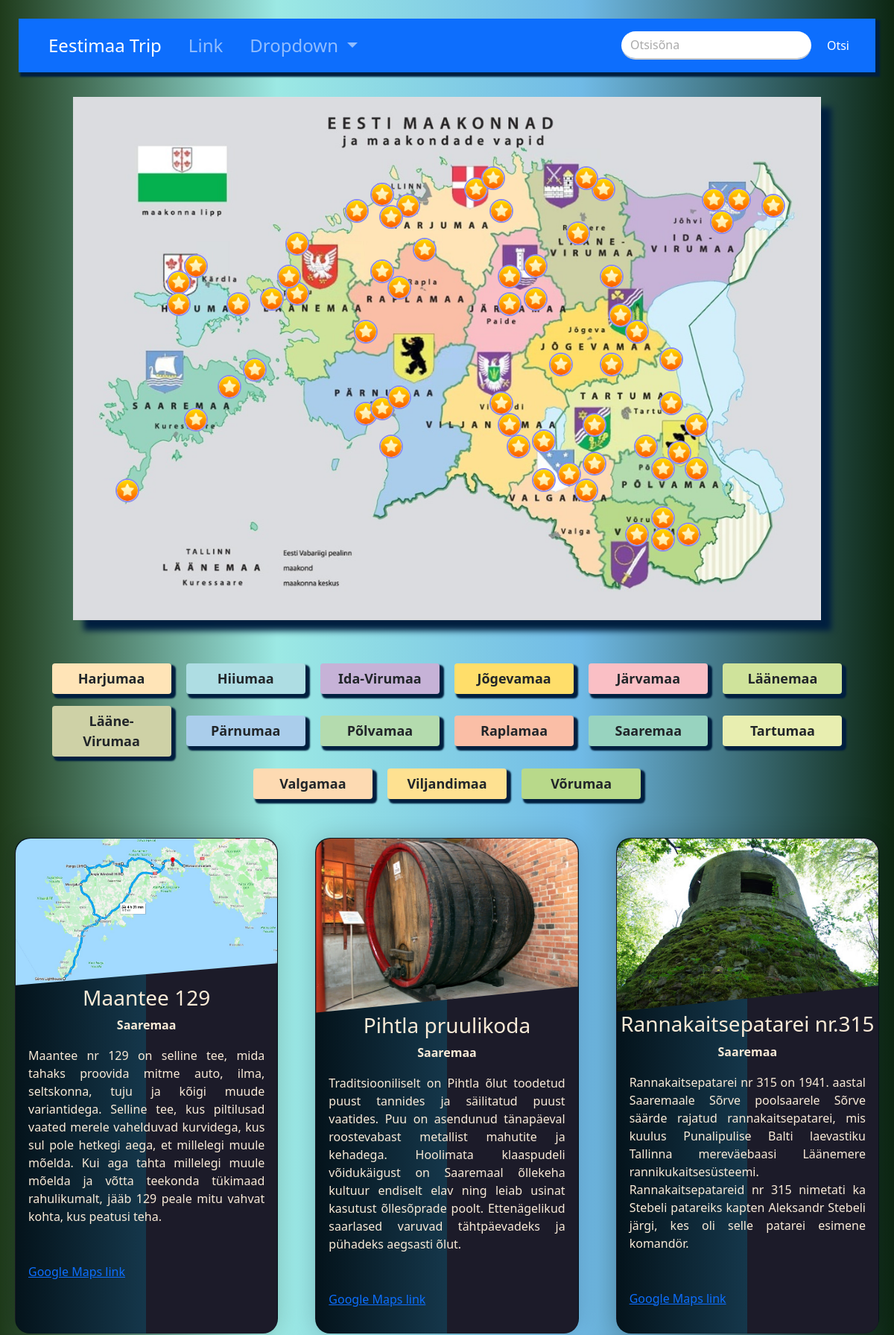
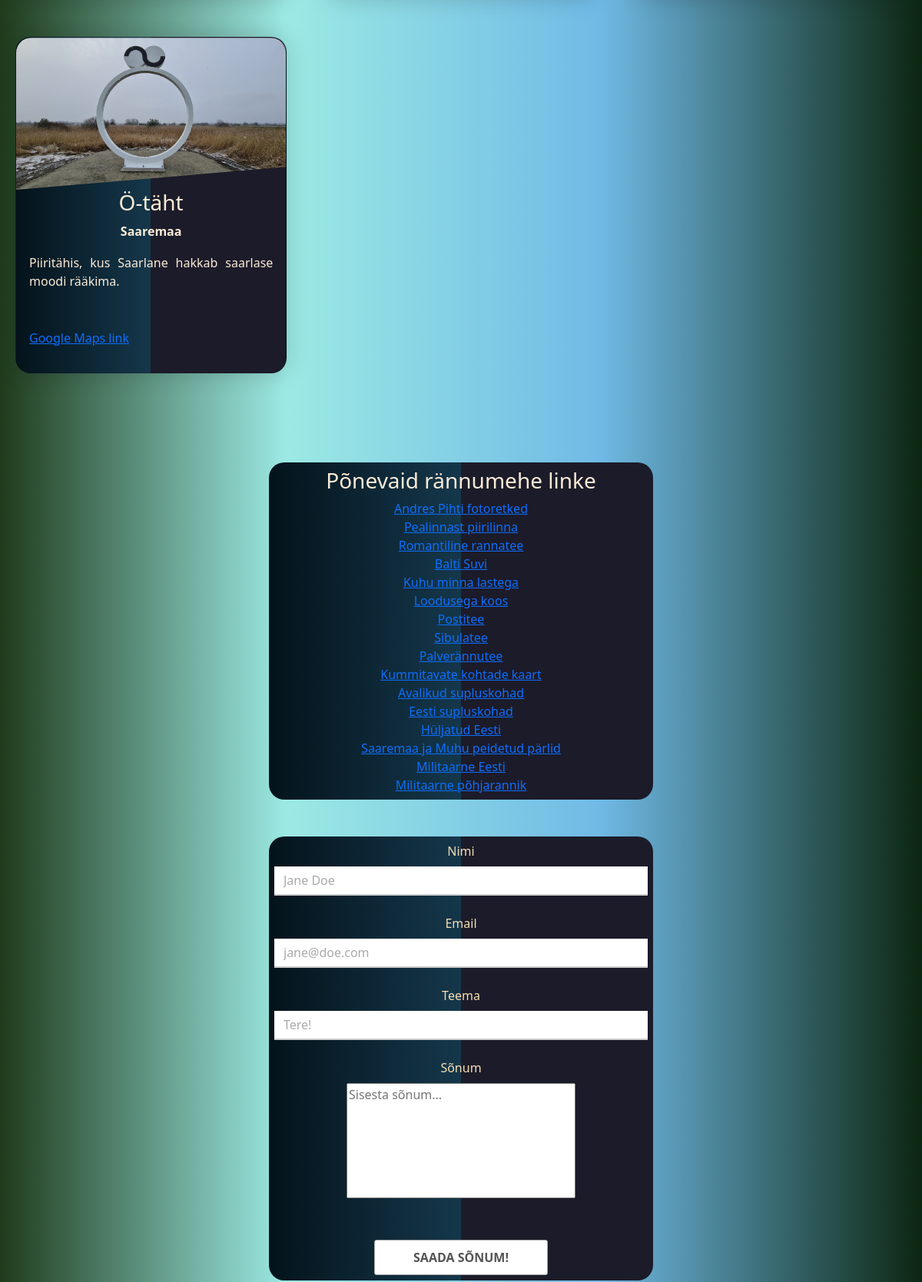
/saa.php (upper part), run on the app's committed database (2 pictures, top to bottom).
### tables this page shows
CREATE TABLE `siht` (
  `id` int(11) NOT NULL,
  `tunnus` varchar(7) NOT NULL,
  `nimi` varchar(50) NOT NULL,
  `maakond` varchar(20) NOT NULL,
  `info` varchar(3000) NOT NULL,
  `asukoht` varchar(50) NOT NULL,
  `iframe` varchar(1000) NOT NULL
);

### saa.php (the view, shortened to what this page needs)
<?php
    $message_sent = false;
?>
<!DOCTYPE html>
<html lang="en">
<head>
    <link rel="stylesheet" href="css/bootstrap.min.css">
    <link rel="stylesheet" href="style/style.css">
</head>
<body>
    <nav class="navbar navbar-expand-lg navbar-dark bg-primary">
        <div class="container-fluid">
          <div class="collapse navbar-collapse" id="navbarSupportedContent">
            <ul class="navbar-nav me-auto mb-2 mb-lg-0">
              <li class="nav-item">
                <a class="nav-link active" aria-current="page" href="#">Eestimaa Trip</a>
              </li>
              <li class="nav-item">
                <a class="nav-link" href="#">Link</a>
              </li>
              <li class="nav-item dropdown">
                <a class="nav-link dropdown-toggle" href="#" id="navbarDropdown" role="button" data-bs-toggle="dropdown" aria-expanded="false">
                  Dropdown
                </a>
              </li>
            </ul>
            <form class="d-flex">
              <input class="form-control me-2 rounded-pill" type="search" placeholder="Otsisõna" aria-label="Search">
              <button class="btn btn-primary" type="submit">Otsi</button>
            </form>
          </div>
        </div>
    </nav>
<div id="body">
        <?php include 'map.php';?>
        <div id="maakonnad">
            <button type="button" class="btn" onclick="window.location.href='har.php#siht'" style="background-color: #ffe4b7;">Harjumaa</button>
            <button type="button" class="btn" onclick="window.location.href='hii.php#siht'" style="background-color: #aedde3;">Hiiumaa</button>
            <button type="button" class="btn" onclick="window.location.href='ivi.php#siht'" style="background-color: #c6b2d7;">Ida-Virumaa</button>
            <button type="button" class="btn" onclick="window.location.href='jog.php#siht'" style="background-color: #ffde6a;">Jõgevamaa</button>
            <button type="button" class="btn" onclick="window.location.href='jar.php#siht'" style="background-color: #fabfc5;">Järvamaa</button>
            <button type="button" class="btn" onclick="window.location.href='laa.php#siht'" style="background-color: #cfe39b;">Läänemaa</button>
            <button type="button" class="btn" onclick="window.location.href='lvi.php#siht'" style="background-color: #ced1a6;">Lääne-Virumaa</button>
            <button type="button" class="btn" onclick="window.location.href='par.php#siht'" style="background-color: #aacdeb;">Pärnumaa</button>
            <button type="button" class="btn" onclick="window.location.href='pol.php#siht'" style="background-color: #b4dbae;">Põlvamaa</button>
            <button type="button" class="btn" onclick="window.location.href='rap.php#siht'" style="background-color: #fabea6;">Raplamaa</button>
            <button type="button" class="btn" onclick="window.location.href='saa.php#siht'" style="background-color: #98d3bf;">Saaremaa</button>
            <button type="button" class="btn" onclick="window.location.href='tar.php#siht'" style="background-color: #e8eeb0;">Tartumaa</button>
            <button type="button" class="btn" onclick="window.location.href='val.php#siht'" style="background-color: #fddab2;">Valgamaa</button>
            <button type="button" class="btn" onclick="window.location.href='vil.php#siht'" style="background-color: #fee191;">Viljandimaa</button>
            <button type="button" class="btn" onclick="window.location.href='vor.php#siht'" style="background-color: #b8d98a;">Võrumaa</button>
        </div><br>
        <?php
        $servername = "localhost";
        $username = "root";
        $password = "";
        $dbname = "eesti_trip";
        $conn = mysqli_connect($servername, $username, $password, $dbname);
        $sql = "SELECT tunnus, nimi, maakond, info, asukoht, iframe FROM siht WHERE maakond='Saaremaa'";
        if ($result=mysqli_query($conn,$sql)) {
            if(mysqli_num_rows($result)>0){
                echo"<div class='cards'>";
                while($row=mysqli_fetch_array($result)){
                    echo"<div class='card'>";
                    echo"<div class='card_container'>";
                    echo"<img class='location' src='img/".$row['tunnus'].".jpg' alt=''>";
                    echo"</div>";
                    echo"<div class='details'>";
                    echo"<h3>".$row['nimi']."</h3>";
                    echo"<div class='mk'><b>".$row['maakond']."</b></div>";
                    echo"<p>".$row['info']."</p>";
                    echo"<p><a target='_blank' href=".$row['asukoht'].">Google Maps link</a></p>";
                    echo"</div>";
                    echo"</div>";
                }
                echo"</div class='cards'>";
                } else {
                    echo"Kirjeid ei leitud!";
                }
        } else {
            echo "Viga: " . $sql . "<br>" . mysqli_error($conn);
        }
        ?>
        </div><br><br>
    </div><br><br>
    <?php include 'links.php';?>
    <?php
    if($message_sent):
    ?>
      <h3>Tänud, me võtame teiega ühendust!</h3>
    <?php
    else:
    ?>
    <div class="form-container">
      <form action="index.php" method="POST" class="form">
        <div class="form-group">
          <label for="name" class="form-label">Nimi</label>
          <input type="text" class="form-control" id="name" name="name" placeholder="Jane Doe" tabindex="1" required>
        </div>
        <div class="form-group">
          <label for="email" class="form-label">Email</label>
          <input type="email" class="form-control" id="email" name="email" placeholder="jane@doe.com" tabindex="2" required>
        </div>
        <div class="form-group">
          <label for="subject" class="form-label">Teema</label>
          <input type="text" class="form-control" id="subject" name="subject" placeholder="Tere!" tabindex="3" required>
        </div>
        <div class="form-group">
          <label for="message" class="form-label">Sõnum</label>
          <textarea name="message" id="message" cols="30" rows="6" placeholder="Sisesta sõnum..." tabindex="4"></textarea>
        </div><br>
        <div>
          <button type="submit" class="btn btn-secondary formbutton">Saada sõnum!</button>
        </div>
      </form>
    </div><br>
    <?php
    endif;
    ?>
</body>
</html>

### style/style.css (style rules this page uses)
:root { --boxshadow: #001f3f; --font-color: #555; --font-color-color: orange; }
body { background-color: #b3c6ce; background: linear-gradient(90deg, rgb(31, 59, 27) 0%, rgba(156,233,228,1) 31%, rgba(112,186,230,1) 65%, rgba(12,38,17,1) 100%); background-attachment: fixed; color: antiquewhite; text-align: center; }
.navbar-nav > li { margin-left:10px; margin-right:10px; font-size: x-large; }
.navbar { background-color: #001f3f; margin: 25px; padding: 10px; box-shadow: 4px 4px 2px 2px var(--boxshadow); }
.form-container { border-radius: 20px; margin: auto; width: 50%; width: 500px; padding: 7px; background: linear-gradient(90deg, rgb(4, 19, 27) 0%, rgb(21, 55, 75) 50%, rgba(28,27,41,1) 50%, rgba(28,27,41,1) 100%); }
.form-group { margin-bottom: 1.5em; }
.form-label { font-size: 1em; color: wheat; display:block; opacity: 1; }
.form-control { box-shadow: none; border-radius: 0; border-color: #CCC; border-width: 2px; border-style: none none solid none; }
.form-control::placeholder { color: #aaa; }
.formbutton { background: 0 0 white; border: 1px solid #aaa; border-radius: 3px; color:var(--font-color); font-size:1em; padding: 10px 50px; text-transform: uppercase; font-weight: bold; }
textarea { resize: none; }
#maakonnad { margin: auto; width: 90%; display: block; }
#maakonnad > button { width: 160px; margin: 8px; font-size: large; font-weight: 600; box-shadow: 4px 4px 2px 2px var(--boxshadow); }
.cards { display: grid; grid-template-columns: repeat(auto-fit, minmax(300px,1fr)); padding: 20px; grid-gap: 50px; }
.card { text-align: justify; background: linear-gradient(90deg, rgb(4, 19, 27) 0%, rgb(21, 55, 75) 50%, rgba(28,27,41,1) 50%, rgba(28,27,41,1) 100%); border-radius: 20px; box-shadow: 0 0 30px rgba(0,0,0,0.18); transition: 0.4s; cursor: pointer; }
.mk { text-align: center; }
.card_container { position: relative; clip-path: polygon(0 0,100% 0, 100% 85%, 0 100%); }
img.location { width: 100%; display: block; border-radius: 20px 20px 0 0; }
h3 { text-align: center; }
p { padding: 17px; }

### data on the page
siht: tunnus (picture), nimi "Maantee 129", maakond "Saaremaa", info "Maantee nr 129 on selline tee, mida tahaks proovida mitme auto, ilma, seltskonna, tuju ja kõigi muude variantidega. Selline tee, kus piltilusad vaated merele vahelduvad kurvidega, kus sul pole hetkegi aega, et millelegi muule mõelda. Kui aga tahta millelegi muule mõelda ja võtta teekonda tükimaad rahulikumalt, jääb 129 peale mitu vahvat kohta, kus peatusi teha."
siht: tunnus (picture), nimi "Pihtla pruulikoda", maakond "Saaremaa", info "Traditsiooniliselt on Pihtla õlut toodetud puust tannides ja säilitatud puust vaatides. Puu on asendunud tänapäeval roostevabast metallist mahutite ja kehadega. Hoolimata klaaspudeli võidukäigust on Saaremaal õllekeha kultuur endiselt elav ning leiab usinat kasutust õllesõprade poolt. Ettenägelikud saarlased varuvad tähtpäevadeks ja pühadeks aegsasti õlut."
siht: tunnus (picture), nimi "Rannakaitsepatarei nr.315", maakond "Saaremaa", info "Rannakaitsepatarei nr 315 on 1941. aastal Saaremaale Sõrve poolsaarele Sõrve säärde rajatud rannakaitsepatarei, mis kuulus Punalipulise Balti laevastiku Tallinna mereväebaasi Läänemere rannikukaitsesüsteemi. Rannakaitsepatareid nr 315 nimetati ka Stebeli patareiks kapten Aleksandr Stebeli järgi, kes oli selle patarei esimene komandör."
siht: tunnus (picture), nimi "Ö-täht", maakond "Saaremaa", info "Piiritähis, kus Saarlane hakkab saarlase moodi rääkima."
